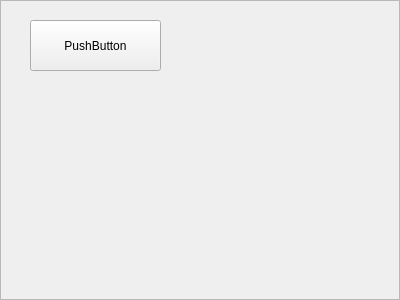
<?xml version="1.0" encoding="UTF-8"?>
<ui version="4.0">
 <class>Frame</class>
 <widget class="QFrame" name="Frame">
  <property name="geometry">
   <rect>
    <x>0</x>
    <y>0</y>
    <width>400</width>
    <height>300</height>
   </rect>
  </property>
  <property name="windowTitle">
   <string>Frame</string>
  </property>
  <property name="frameShape">
   <enum>QFrame::StyledPanel</enum>
  </property>
  <property name="frameShadow">
   <enum>QFrame::Raised</enum>
  </property>
  <widget class="QPushButton" name="pushButton">
   <property name="geometry">
    <rect>
     <x>30</x>
     <y>20</y>
     <width>131</width>
     <height>51</height>
    </rect>
   </property>
   <property name="text">
    <string>PushButton</string>
   </property>
  </widget>
 </widget>
 <resources/>
 <connections/>
</ui>
